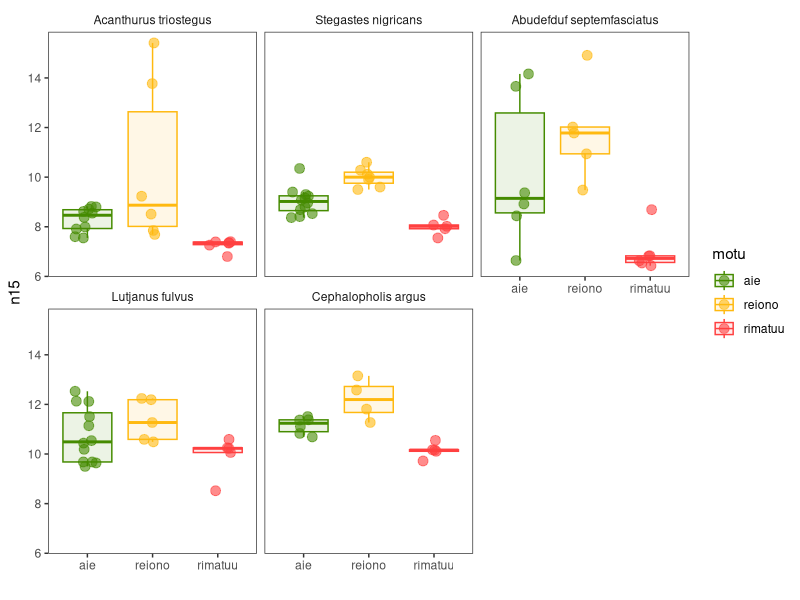
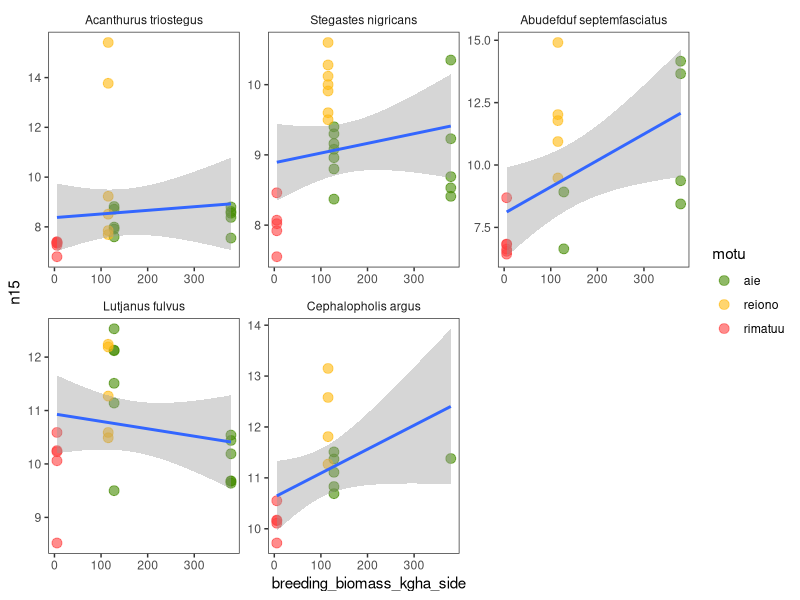
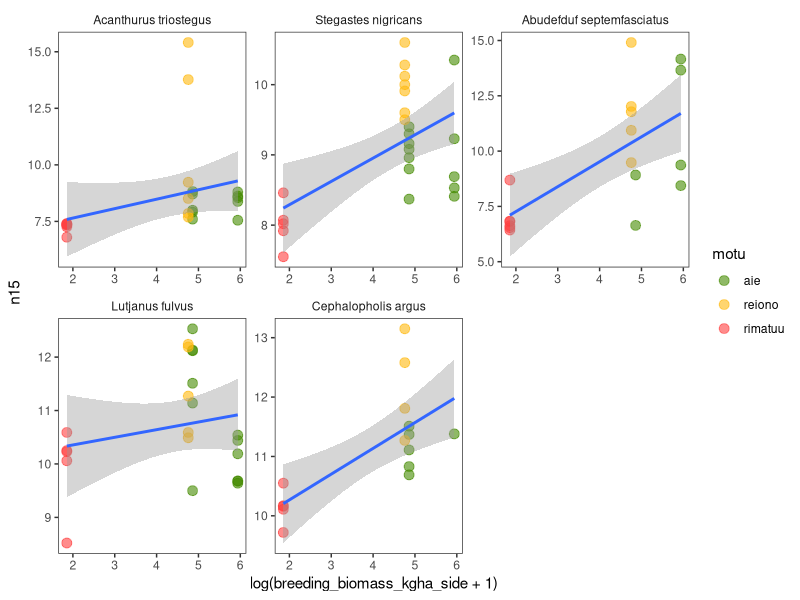
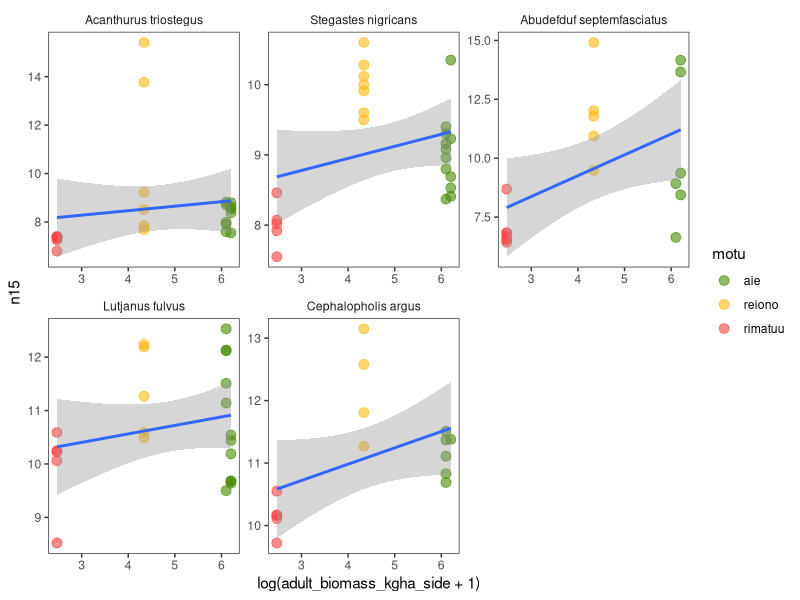
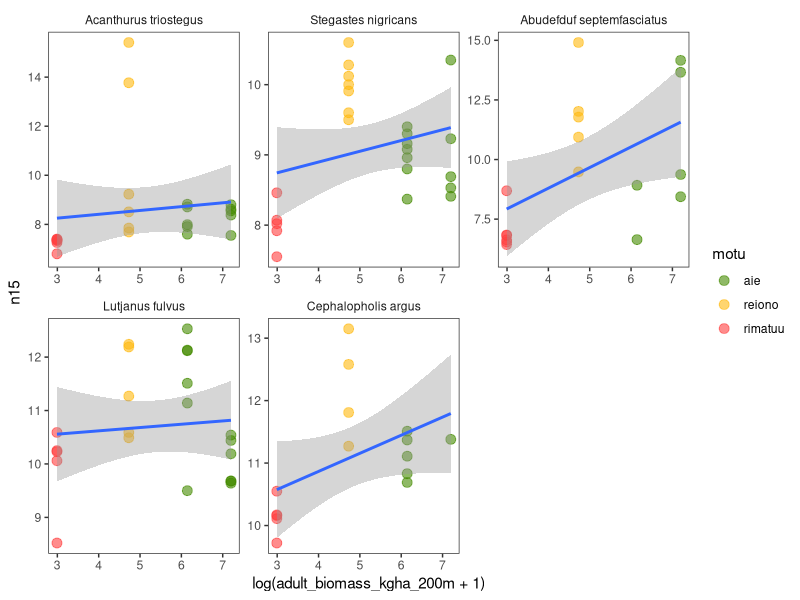
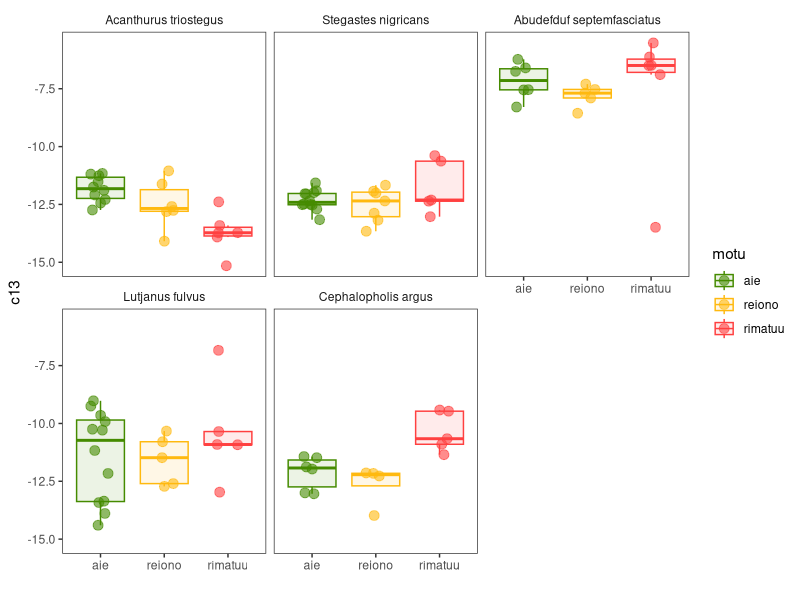
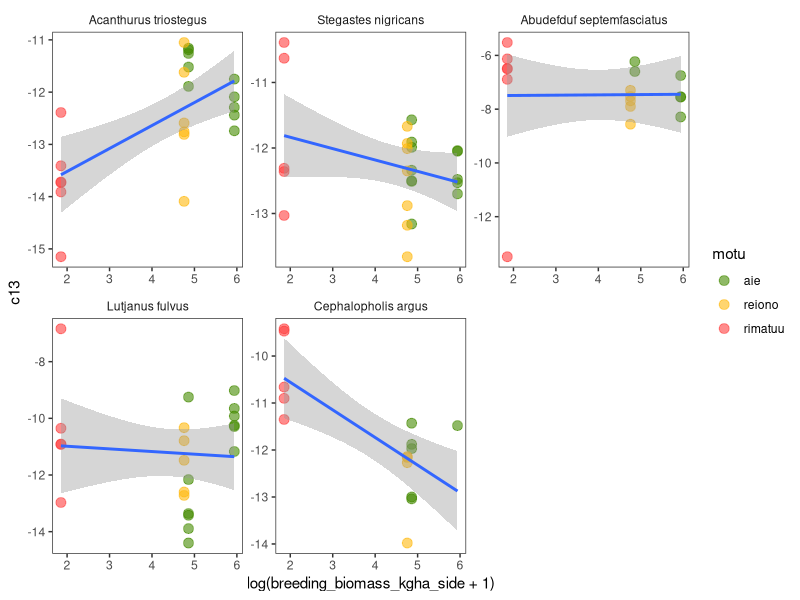
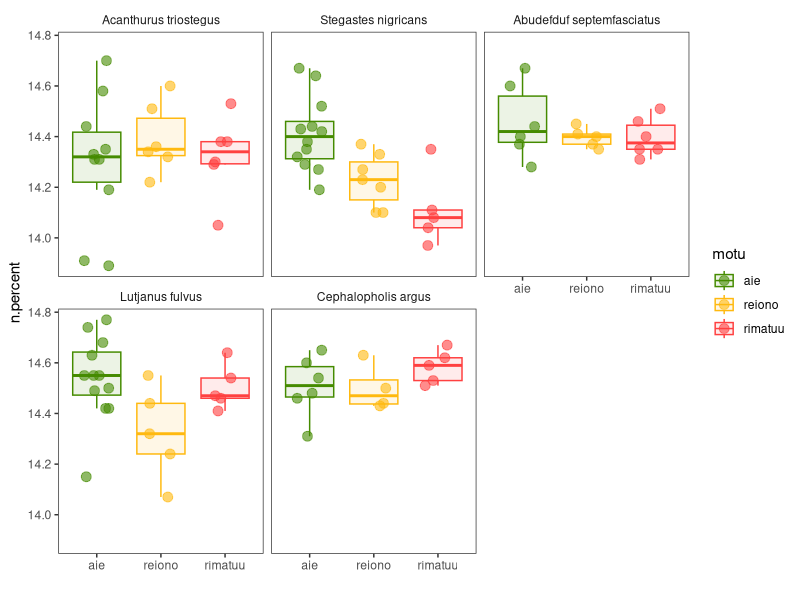

Here is the R script that generated these plots, in order:
## ---- chunk 1
library(tidyverse) #for everything

## ---- chunk 2

#raw fish data----
tet_iso_fish_raw<-read.csv("../raw_data/fish_isotopes_focal_spp_only.csv", stringsAsFactors = TRUE)
str(tet_iso_fish_raw)

#make motu names lowercase to match metadata:
tet_iso_fish_raw<-
  tet_iso_fish_raw%>%
  mutate(motu = str_to_lower(motu))


##also load site metadata:----
tet_site_meta<-read.csv("../../metadata/TARP_Nov2021_site_metadata_version2.csv", stringsAsFactors = TRUE)
str(tet_site_meta)


#combine with site metadata----
tet_fish_iso_meta<-left_join(tet_iso_fish_raw, tet_site_meta, 
                             by = c("motu", "island.side", "wind.exposure"))%>%
  relocate(island.side:rat.eradication.status, .after = motu)
tet_fish_iso_meta

#check if worked by seeing if any NA's:
tet_fish_iso_meta%>%
filter(is.na(site.name))
#all good

##load and combine with seabird data----
tet_seabird<-read.csv("../../seabird_data/outputs/seabird_dens_bio_focal_data.csv", stringsAsFactors = TRUE)
str(tet_seabird)

tet_seabird<-
  tet_seabird%>%
  select(-X)%>%
  rename_all(.funs = tolower)%>%
   mutate(motu = str_to_lower(motu))%>%
  mutate(exposure = str_to_lower(exposure))%>%
  rename(protection = exposure)

tet_seabird
tet_fish_iso_meta

tet_fish_iso_meta_sb<-left_join(tet_fish_iso_meta, tet_seabird, 
                             by = c("motu",  "protection"))
tet_fish_iso_meta_sb


## ---- chunk 3

#quick plot - re-level by trophic level----
tet_fish_iso_meta_sb %>%
  mutate(species = fct_relevel(species, c("Acanthurus triostegus", "Stegastes nigricans",
                                      "Abudefduf septemfasciatus", "Lutjanus fulvus", "Cephalopholis argus")))%>%
  ggplot(aes(x = motu, y = n15, colour = motu, fill = motu)) + 
  geom_boxplot(outlier.size=0, outlier.stroke=0,outlier.shape=NA, alpha = 0.1) +
    geom_point(size = 3, alpha= .6, position=position_jitterdodge())+
  facet_wrap(~species)+
  xlab("")+
  scale_color_manual(values = c("chartreuse4",
                               "darkgoldenrod1", 
                               "brown1"))+
  scale_fill_manual(values = c("chartreuse4",
                               "darkgoldenrod1", 
                               "brown1"))+
  theme(legend.position = "none")+
  theme_bw()+
  theme(panel.grid.major = element_blank(), # remove gridlines
        panel.grid.minor = element_blank(), #remove gridlines
        strip.background = element_blank()
        )



tet_fish_iso_meta_sb %>%
  mutate(species = fct_relevel(species, c("Acanthurus triostegus", "Stegastes nigricans",
                                      "Abudefduf septemfasciatus", "Lutjanus fulvus", "Cephalopholis argus")))%>%
  ggplot(aes(x = breeding_biomass_kgha_side, y = n15)) + 
    geom_point(aes(colour = motu, fill = motu), size = 3, alpha= .6)+
    geom_smooth(method = "lm")+
  facet_wrap(~species, scales= "free")+
  scale_color_manual(values = c("chartreuse4",
                               "darkgoldenrod1", 
                               "brown1"))+
  scale_fill_manual(values = c("chartreuse4",
                               "darkgoldenrod1", 
                               "brown1"))+
  theme(legend.position = "none")+
  theme_bw()+
  theme(panel.grid.major = element_blank(), # remove gridlines
        panel.grid.minor = element_blank(), #remove gridlines
        strip.background = element_blank()
        )



tet_fish_iso_meta_sb %>%
  mutate(species = fct_relevel(species, c("Acanthurus triostegus", "Stegastes nigricans",
                                      "Abudefduf septemfasciatus", "Lutjanus fulvus", "Cephalopholis argus")))%>%
  ggplot(aes(x = log(breeding_biomass_kgha_side+1), y = n15)) + 
    geom_point(aes(colour = motu, fill = motu), size = 3, alpha= .6)+
    geom_smooth(method = "lm")+
  facet_wrap(~species, scales= "free")+
  scale_color_manual(values = c("chartreuse4",
                               "darkgoldenrod1", 
                               "brown1"))+
  scale_fill_manual(values = c("chartreuse4",
                               "darkgoldenrod1", 
                               "brown1"))+
  theme(legend.position = "none")+
  theme_bw()+
  theme(panel.grid.major = element_blank(), # remove gridlines
        panel.grid.minor = element_blank(), #remove gridlines
        strip.background = element_blank()
        )


tet_fish_iso_meta_sb %>%
  mutate(species = fct_relevel(species, c("Acanthurus triostegus", "Stegastes nigricans",
                                      "Abudefduf septemfasciatus", "Lutjanus fulvus", "Cephalopholis argus")))%>%
  ggplot(aes(x = log(adult_biomass_kgha_side+1), y = n15)) + 
    geom_point(aes(colour = motu, fill = motu), size = 3, alpha= .6)+
    geom_smooth(method = "lm")+
  facet_wrap(~species, scales= "free")+
  scale_color_manual(values = c("chartreuse4",
                               "darkgoldenrod1", 
                               "brown1"))+
  scale_fill_manual(values = c("chartreuse4",
                               "darkgoldenrod1", 
                               "brown1"))+
  theme(legend.position = "none")+
  theme_bw()+
  theme(panel.grid.major = element_blank(), # remove gridlines
        panel.grid.minor = element_blank(), #remove gridlines
        strip.background = element_blank()
        )

tet_fish_iso_meta_sb %>%
  mutate(species = fct_relevel(species, c("Acanthurus triostegus", "Stegastes nigricans",
                                      "Abudefduf septemfasciatus", "Lutjanus fulvus", "Cephalopholis argus")))%>%
  ggplot(aes(x = log(adult_biomass_kgha_200m+1), y = n15)) + 
    geom_point(aes(colour = motu, fill = motu), size = 3, alpha= .6)+
    geom_smooth(method = "lm")+
  facet_wrap(~species, scales= "free")+
  scale_color_manual(values = c("chartreuse4",
                               "darkgoldenrod1", 
                               "brown1"))+
  scale_fill_manual(values = c("chartreuse4",
                               "darkgoldenrod1", 
                               "brown1"))+
  theme(legend.position = "none")+
  theme_bw()+
  theme(panel.grid.major = element_blank(), # remove gridlines
        panel.grid.minor = element_blank(), #remove gridlines
        strip.background = element_blank()
        )


##definitely intersting things going on here!! - positive relationship with n15 and seabird biomass - just need to work on determining scale, etc. 

#what about c13?----
tet_fish_iso_meta_sb %>%
  mutate(species = fct_relevel(species, c("Acanthurus triostegus", "Stegastes nigricans",
                                      "Abudefduf septemfasciatus", "Lutjanus fulvus", "Cephalopholis argus")))%>%
  ggplot(aes(x = motu, y = c13, colour = motu, fill = motu)) + 
  geom_boxplot(outlier.size=0, outlier.stroke=0,outlier.shape=NA, alpha = 0.1) +
    geom_point(size = 3, alpha= .6, position=position_jitterdodge())+
  facet_wrap(~species)+
  xlab("")+
  scale_color_manual(values = c("chartreuse4",
                               "darkgoldenrod1", 
                               "brown1"))+
  scale_fill_manual(values = c("chartreuse4",
                               "darkgoldenrod1", 
                               "brown1"))+
  theme(legend.position = "none")+
  theme_bw()+
  theme(panel.grid.major = element_blank(), # remove gridlines
        panel.grid.minor = element_blank(), #remove gridlines
        strip.background = element_blank()
        )
#nope

tet_fish_iso_meta_sb %>%
  mutate(species = fct_relevel(species, c("Acanthurus triostegus", "Stegastes nigricans",
                                      "Abudefduf septemfasciatus", "Lutjanus fulvus", "Cephalopholis argus")))%>%
  ggplot(aes(x = log(breeding_biomass_kgha_side+1), y = c13)) + 
    geom_point(aes(colour = motu, fill = motu), size = 3, alpha= .6)+
    geom_smooth(method = "lm")+
  facet_wrap(~species, scales= "free")+
  scale_color_manual(values = c("chartreuse4",
                               "darkgoldenrod1", 
                               "brown1"))+
  scale_fill_manual(values = c("chartreuse4",
                               "darkgoldenrod1", 
                               "brown1"))+
  theme(legend.position = "none")+
  theme_bw()+
  theme(panel.grid.major = element_blank(), # remove gridlines
        panel.grid.minor = element_blank(), #remove gridlines
        strip.background = element_blank()
        )
#mixed bag

#what about n%?----
tet_fish_iso_meta_sb %>%
  mutate(species = fct_relevel(species, c("Acanthurus triostegus", "Stegastes nigricans",
                                      "Abudefduf septemfasciatus", "Lutjanus fulvus", "Cephalopholis argus")))%>%
  ggplot(aes(x = motu, y = n.percent, colour = motu, fill = motu)) + 
  geom_boxplot(outlier.size=0, outlier.stroke=0,outlier.shape=NA, alpha = 0.1) +
    geom_point(size = 3, alpha= .6, position=position_jitterdodge())+
  facet_wrap(~species)+
  xlab("")+
  scale_color_manual(values = c("chartreuse4",
                               "darkgoldenrod1", 
                               "brown1"))+
  scale_fill_manual(values = c("chartreuse4",
                               "darkgoldenrod1", 
                               "brown1"))+
  theme(legend.position = "none")+
  theme_bw()+
  theme(panel.grid.major = element_blank(), # remove gridlines
        panel.grid.minor = element_blank(), #remove gridlines
        strip.background = element_blank()
        )
#nope

tet_fish_iso_meta_sb %>%
  mutate(species = fct_relevel(species, c("Acanthurus triostegus", "Stegastes nigricans",
                                      "Abudefduf septemfasciatus", "Lutjanus fulvus", "Cephalopholis argus")))%>%
  ggplot(aes(x = log(breeding_biomass_kgha_side+1), y = n.percent)) + 
    geom_point(aes(colour = motu, fill = motu), size = 3, alpha= .6)+
    geom_smooth(method = "lm")+
  facet_wrap(~species, scales= "free")+
  scale_color_manual(values = c("chartreuse4",
                               "darkgoldenrod1", 
                               "brown1"))+
  scale_fill_manual(values = c("chartreuse4",
                               "darkgoldenrod1", 
                               "brown1"))+
  theme(legend.position = "none")+
  theme_bw()+
  theme(panel.grid.major = element_blank(), # remove gridlines
        panel.grid.minor = element_blank(), #remove gridlines
        strip.background = element_blank()
        )
#mixed bag - also all very similar values*

## ---- chunk 4
tet_fish_iso_meta_sb %>%
  ggplot(aes(x = c13, y = n15, colour = species, fill = species, shape = motu)) + 
    geom_point(size = 3, alpha= .6)+
  stat_ellipse(geom = "polygon", alpha = .05, level = .75)+
    theme_bw()+
  theme(panel.grid.major = element_blank(), # remove gridlines
        panel.grid.minor = element_blank(), #remove gridlines
        strip.background = element_blank()
        )


tet_fish_iso_meta_sb %>%
  ggplot(aes(x = c13, y = n15, colour = motu, fill = motu, shape = species)) + 
    geom_point(size = 3, alpha= .6)+
  stat_ellipse(geom = "polygon", alpha = .05, level = .75)+
    theme_bw()+
  theme(panel.grid.major = element_blank(), # remove gridlines
        panel.grid.minor = element_blank(), #remove gridlines
        strip.background = element_blank()
        )




tet_fish_iso_meta_sb %>%
  ggplot(aes(x = c13, y = n15, colour = motu, fill = motu, shape = protection)) + 
    geom_point(size = 3, alpha= .6)+
  stat_ellipse(geom = "polygon", alpha = .05, level = .75)+
  facet_wrap(~species)+
    theme_bw()+
  theme(panel.grid.major = element_blank(), # remove gridlines
        panel.grid.minor = element_blank(), #remove gridlines
        strip.background = element_blank()
        )

